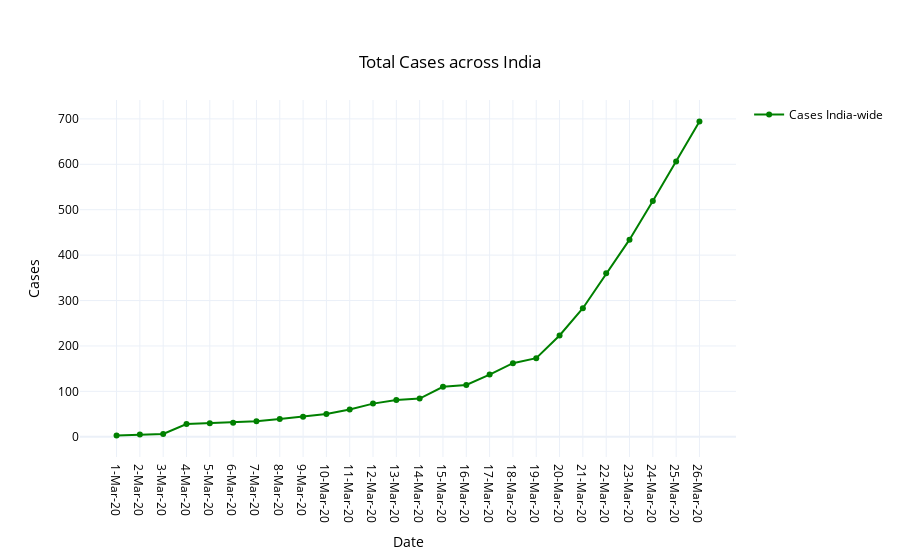

This figure's notebook cell:
### Markdown cell above
## Data Across India

### Code cell
fig = go.Figure(data=go.Scatter(x=df2['DATE'], y=df2['TOTAL_CASES'], name='Cases India-wide', mode='lines+markers', line_color='green'))
fig.update_layout(
    showlegend=True,
    title= {
        'text': 'Total Cases across India',
        'y':0.9,
        'x':0.5,
        'xanchor': 'center',
        'yanchor': 'top'
    },
    
    xaxis_title="Date",
    yaxis_title="Cases",
    template='plotly_white',
    font=dict(
        color="black"
    )
)
fig.show()

### Figure 1 — Plotly figure (JSON) as saved in the notebook; plotly's stock layout.template omitted (floating-point values rounded to 4 significant figures)
{"data": [{"line": {"color": "green"}, "mode": "lines+markers", "name": "Cases India-wide", "type": "scatter", "x": ["1-Mar-20", "2-Mar-20", "3-Mar-20", "4-Mar-20", "5-Mar-20", "6-Mar-20", "7-Mar-20", "8-Mar-20", "9-Mar-20", "10-Mar-20", "11-Mar-20", "12-Mar-20", "13-Mar-20", "14-Mar-20", "15-Mar-20", "16-Mar-20", "17-Mar-20", "18-Mar-20", "19-Mar-20", "20-Mar-20", "21-Mar-20", "22-Mar-20", "23-Mar-20", "24-Mar-20", "25-Mar-20", "26-Mar-20"], "y": [3, 5, 6, 28, 30, 31, 34, 39, 44, 50, 60, 73, 81, 84, 110, 114, 137, 162, 173, 223, 283, 360, 434, 519, 606, 694]}], "layout": {"font": {"color": "black"}, "showlegend": true, "title": {"text": "Total Cases across India", "x": 0.5, "xanchor": "center", "y": 0.9, "yanchor": "top"}, "xaxis": {"title": {"text": "Date"}}, "yaxis": {"title": {"text": "Cases"}}}}
